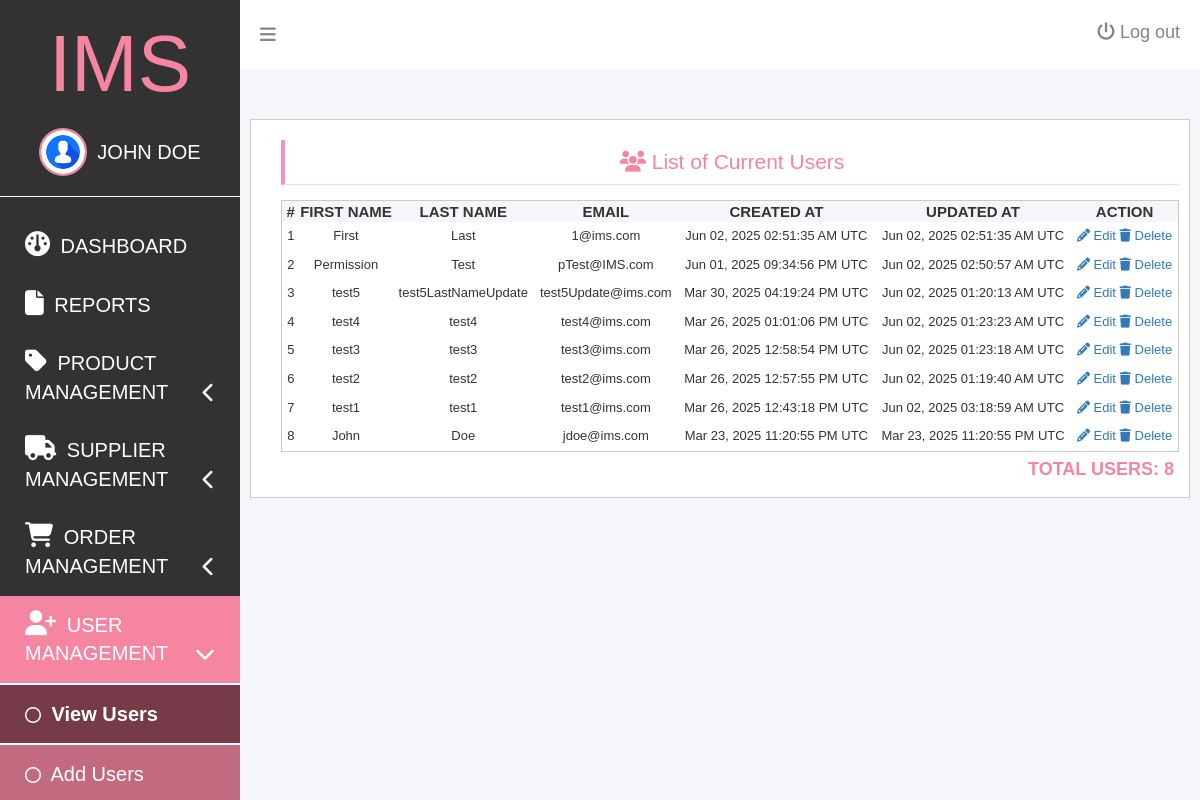
The app's page /users-view.php (signed in) with its own data.
### tables this page shows
CREATE TABLE `UserLoginInformation` (
  `id` int(11) NOT NULL,
  `first_name` varchar(50) NOT NULL,
  `last_name` varchar(50) NOT NULL,
  `password` varchar(500) NOT NULL,
  `email` varchar(50) NOT NULL,
  `permissions` varchar(5000) DEFAULT NULL,
  `created_at` datetime NOT NULL,
  `updated_at` datetime NOT NULL
);

### database/showAll.php (called while the page is built)
<?php
include 'connection.php';
$table_name=$show_table;
$stmt = $connection->prepare("SELECT * FROM $table_name ORDER BY created_at DESC");
$stmt->execute();
$stmt->setFetchMode(PDO::FETCH_ASSOC);
return $stmt->fetchAll();
?>

### users-view.php (the view, shortened to what this page needs)
<?php
$show_table = 'UserLoginInformation';
$user = $_SESSION['user'];
$user_permissions=$user['permissions'];
$users = include 'database/showAll.php';
?>
<!DOCTYPE html>
<html>
<head>
    <?php include('partials/app-headers-script.php'); ?>
</head>
<body>
    <div id="dashboardContainer">
        <?php include 'partials/app-sidebar.php' ?>
        <div class="dashboardContentContainer" id="dashboardContentContainer">
            <?php include 'partials/app-topnav.php' ?>
            <?php if (in_array('users_view', $user['permissions'])) { ?>
                <div class="dashboardContent">
                    <div class="dashboardContentMain">
                        <div class="rowInfo">
                            <div class="column column-12">
                                <h1><i class="fa-solid fa-users"></i> List of Current Users</h1>
                                <div class="userListContent">
                                    <div class="users">
                                        <table>
                                            <thead>
                                                <tr>
                                                    <th>#</th>
                                                    <th>First Name</th>
                                                    <th>Last Name</th>
                                                    <th>Email</th>
                                                    <th>Created At</th>
                                                    <th>Updated At</th>
                                                    <th>Action</th>
                                                </tr>
                                            </thead>
                                            <tbody>
                                                <?php foreach ($users as $index => $user): ?>
                                                    <tr>
                                                        <td><?= $index + 1 ?></td>
                                                        <td id="firstName"><?= $user['first_name'] ?></td>
                                                        <td id="lastName"><?= $user['last_name'] ?></td>
                                                        <td id="email"><?= $user['email'] ?></td>
                                                        <td><?= date('M d, Y h:i:s A e', strtotime($user['created_at'])) ?></td>
                                                        <td><?= date('M d, Y h:i:s A e', strtotime($user['updated_at'])) ?></td>
                                                        <td>
                                                            <a href="" id="editUserButton" data-userid="<?= $user['id'] ?>"
                                                                class="<?= in_array("users_edit", $user_permissions) ? 'editUserButton' : 'accessDeniedError' ?>">
                                                                <i class="fa-solid fa-pencil"></i>
                                                                Edit</a>
                                                            <a href="" id="deleteUserButton" data-userid="<?= $user['id'] ?>"
                                                                class="<?= in_array("users_delete", $user_permissions) ? 'deleteUserButton' : 'accessDeniedError' ?>"
                                                                data-fname="<?= $user['first_name'] ?>"
                                                                data-lname="<?= $user['last_name'] ?>">
                                                                <i class="fa-solid fa-trash"></i>
                                                                Delete</a>
                                                        </td>
                                                    </tr>
                                                <?php endforeach ?>
                                            </tbody>
                                        </table>
                                        <p class="totalUserCount">Total Users: <?= count($users) ?></p>
                                    </div>
                                </div>
                            </div>
                        </div>
                    </div>
                </div>
            <?php } else { ?>
                <div id="accessDeniedErrorMessage">Access denied.</div>
            <?php } ?>
        </div>
    </div>
    <?php include('partials/app-scripts.php') ?>
</body>
</html>

### partials/app-sidebar.php (shortened to what this page needs)
<?php
$user = $_SESSION['user'];
?>
<div class="dashboardSidebar" id="dashboardSidebar">
    <h3 class="dashboardLogo" id="dashboardLogo">IMS</h3>
    <div class="dashboardSidebarUser">
        <img id="userImage" src="./Images/userProfileHolder.jpg" alt="User image." />
        <span><?= $user['first_name'] . ' ' . $user['last_name'] ?></span>
    </div>
    <div class="dashboardSidebarMenu">
        <ul class="dashboardMenuLists">
            <li class="listMainMenuItem">
                <a href="./dashboard.php"><i class="fa-solid fa-gauge"></i><span class="menuText"> Dashboard</span></a>
            </li>
            <li class="listMainMenuItem">
                <a href="./report.php"><i class="fa-solid fa-file"></i><span class="menuText"> Reports</span></a>
            </li>
            <li class="listMainMenuItem">
                <a href="javascript:void(0)" class="showHideSubMenu">
                    <i class="fa-solid fa-tag"></i>
                    <span class="menuText showHideSubMenu">Product Management</span>
                    <i class="fa-solid fa-chevron-left mainMenuChevron showHideSubMenu"></i>
                </a>
            </li>
            <li class="listMainMenuItem">
                <a href="javascript:void(0)" class="showHideSubMenu">
                    <i class="fa-solid fa-truck"></i>
                    <span class="menuText showHideSubMenu">Supplier Management</span>
                    <i class="fa-solid fa-chevron-left mainMenuChevron showHideSubMenu"></i>
                </a>
            </li>
            <li class="listMainMenuItem">
                <a href="javascript:void(0)" class="showHideSubMenu">
                    <i class="fa-solid fa-shopping-cart"></i>
                    <span class="menuText showHideSubMenu">Order Management</span>
                    <i class="fa-solid fa-chevron-left mainMenuChevron showHideSubMenu"></i>
                </a>
            </li>
            <li class="listMainMenuItem showHideSubMenu">
                <a href="javascript:void(0)" id="listMainMenuItemUserManagement" class="showHideSubMenu">
                    <i class="fa-solid fa-user-plus showHideSubMenu"></i>
                    <span class="menuText showHideSubMenu">User Management</span>
                    <i class="fa-solid fa-chevron-left mainMenuChevron showHideSubMenu"></i>
                </a>
                <ul id="userAddSubMenus" class="subMenus">
                    <li>
                        <a class="subMenuLink" href="./users-view.php"><i class="fa-regular fa-circle"></i> View Users</a>
                    </li>
                    <li>
                        <a class="subMenuLink" href="./users-add.php"><i class="fa-regular fa-circle"></i> Add Users</a>
                    </li>
                </ul>
            </li>
        </ul>
    </div>
</div>

### stylesheet/dashboard.css (style rules this page uses)
*, *::before, *::after { box-sizing: border-box; }
html { -moz-text-size-adjust: none; -webkit-text-size-adjust: none; text-size-adjust: none; }
body, h1, h2, h3, h4, p, figure, blockquote, dl, dd { margin-block-end: 0; margin: 0px; }
body { min-height: 100vh; line-height: 1.5; }
h1, h2, h3, h4, button, input, label { line-height: 1.1; }
h1, h2, h3, h4 { text-wrap: balance; }
a:not([class]) { text-decoration-skip-ink: auto; color: currentColor; }
img, picture { max-width: 100%; display: block; }
#dashboardContainer { display: flex; flex-direction: row; height: 100vh; font-family: Arial; }
p.totalUserCount { text-align: right; font-size: 18px; font-weight: bold; text-transform: uppercase; color: #f685a1; padding: 5px; }
table { width: 100%; }

### records on screen
userlogininformation: first_name "JOHN", last_name "DOE", first_name "John", last_name "Doe", email "jdoe@ims.com", created_at "Mar 23, 2025 11:20:55 PM UTC", updated_at "Mar 23, 2025 11:20:55 PM UTC"
userlogininformation: first_name "First", last_name "Last", email "1@ims.com", created_at "Jun 02, 2025 02:51:35 AM UTC", updated_at "Jun 02, 2025 02:51:35 AM UTC"
userlogininformation: first_name "Permission", last_name "Test", email "pTest@IMS.com", created_at "Jun 01, 2025 09:34:56 PM UTC", updated_at "Jun 02, 2025 02:50:57 AM UTC"
userlogininformation: first_name "test5", last_name "test5LastNameUpdate", email "test5Update@ims.com", created_at "Mar 30, 2025 04:19:24 PM UTC", updated_at "Jun 02, 2025 01:20:13 AM UTC"
userlogininformation: first_name "test4", last_name "test4", email "test4@ims.com", created_at "Mar 26, 2025 01:01:06 PM UTC", updated_at "Jun 02, 2025 01:23:23 AM UTC"
userlogininformation: first_name "test3", last_name "test3", email "test3@ims.com", created_at "Mar 26, 2025 12:58:54 PM UTC", updated_at "Jun 02, 2025 01:23:18 AM UTC"
userlogininformation: first_name "test2", last_name "test2", email "test2@ims.com", created_at "Mar 26, 2025 12:57:55 PM UTC", updated_at "Jun 02, 2025 01:19:40 AM UTC"
userlogininformation: first_name "test1", last_name "test1", email "test1@ims.com", created_at "Mar 26, 2025 12:43:18 PM UTC", updated_at "Jun 02, 2025 03:18:59 AM UTC"

### other values on screen
count($users) "8"
